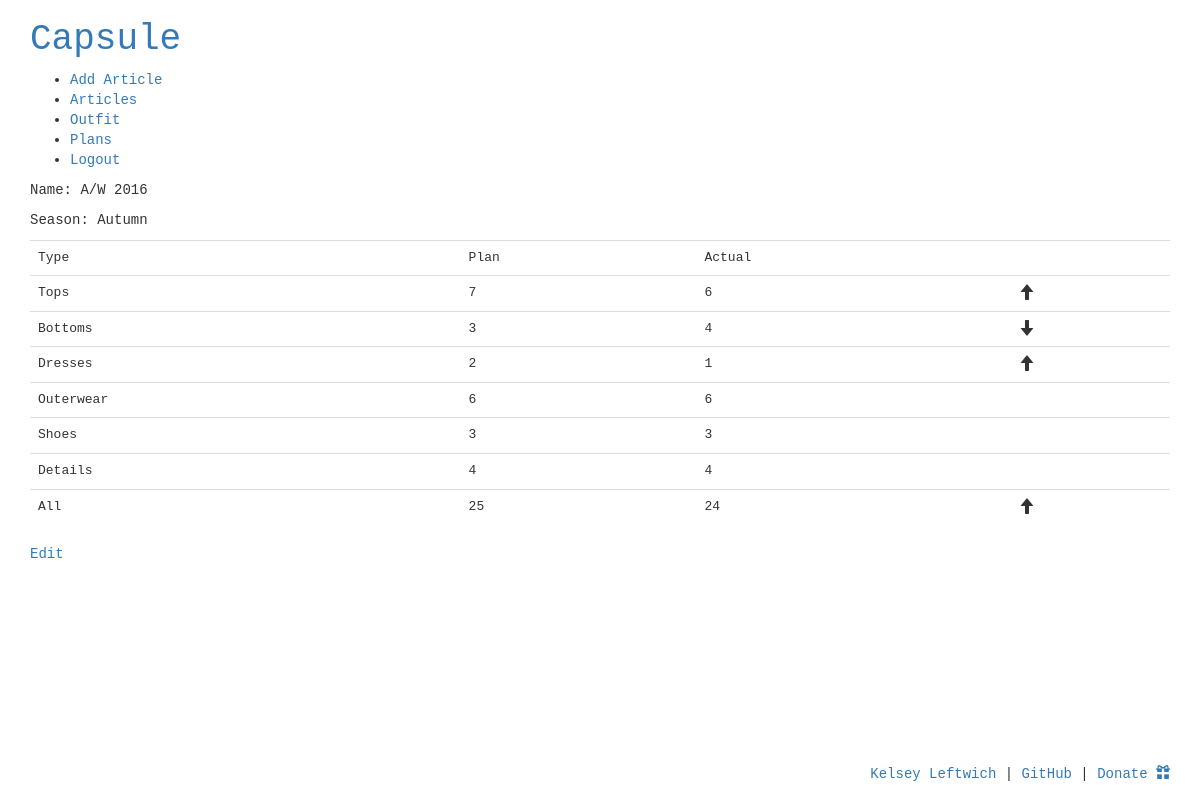
/plan/1/ (signed in), run on the app's committed database.
### grid/models.py (models this page shows, shortened)
class Plan(models.Model):
	SEASON_TYPES = (
		('W','Winter'),
		('P','Spring'),
		('S','Summer'),
		('A','Autumn'),
		)
	name = models.CharField(max_length=255)
	user = models.ForeignKey(User, on_delete=models.CASCADE, null=False)
	season_type = models.CharField(max_length=1, choices=SEASON_TYPES, null=True)
	top_count = models.IntegerField(blank=False, null=False, default=1, validators=[MinValueValidator(0)])
	bottom_count = models.IntegerField(blank=False, null=False, default=1, validators=[MinValueValidator(0)])
	dress_count = models.IntegerField(blank=False, null=False, default=1, validators=[MinValueValidator(0)])
	shoe_count = models.IntegerField(blank=False, null=False, default=1, validators=[MinValueValidator(0)])
	details_count = models.IntegerField(blank=False, null=False, default=1, validators=[MinValueValidator(0)])
	outer_count = models.IntegerField(blank=False, null=False, default=1, validators=[MinValueValidator(0)])
	def total(self):
		total = self.top_count + self.bottom_count + self.dress_count + self.shoe_count + self.details_count + self.outer_count
		return total

### grid/views.py (the view)
# urls.py: url(r'^plan/(?P<plan_id>[0-9]+)/$', views.plan_detail, name='plan_detail'),
@login_required
def plan_detail(request, plan_id):
	plan = Plan.objects.get(id=plan_id)
	if plan.user != request.user:
		raise Http404
	tops_actual = Article.objects.filter(article_type='T', user=request.user).count()
	bottoms_actual = Article.objects.filter(article_type='B', user=request.user).count()
	dresses_actual = Article.objects.filter(article_type='D', user=request.user).count()
	details_actual = Article.objects.filter(article_type='A', user=request.user).count()
	shoes_actual = Article.objects.filter(article_type='S', user=request.user).count()
	outer_actual = Article.objects.filter(article_type='O', user=request.user).count()
	total_actual = Article.objects.filter(user=request.user).count()
	return render(
		request,
		'plans/plan_detail.html',{
			'plan_id': plan_id,
			'plan': plan,
			'tops_actual': tops_actual,
			'bottoms_actual': bottoms_actual,
			'dresses_actual': dresses_actual,
			'details_actual': details_actual,
			'shoes_actual': shoes_actual,
			'outer_actual': outer_actual,
			'total_actual': total_actual,
		}
		)

### grid/templates/plans/plan_detail.html (shortened to what this page needs)
{% extends 'base.html' %}
{% block content %}
{% if plan %}
<p>Name: {{plan.name}}</p>
<p>Season: {{plan.get_season_type_display}}</p>
<table class="table">
	<tr>
		<td>Type</td>
		<td>Plan</td>
		<td>Actual</td>
		<td></td>
	</tr>
	<tr>
		<td>Tops</td>
		<td>{{ plan.top_count }}</td>
		<td>{{tops_actual}}</td>
		<td>
			{% include 'includes/plan_compare.html' with plan_var=plan.top_count actual_var=tops_actual%}
		</td>
	</tr>
	<tr>
		<td>Bottoms</td>
		<td>
			{{plan.bottom_count}}
		</td>
		<td>{{bottoms_actual}}</td>
		<td>
			{% include 'includes/plan_compare.html' with plan_var=plan.bottom_count actual_var=bottoms_actual%}
		</td>
	</tr>
	<tr>
		<td>Dresses</td>
		<td>
			{{plan.dress_count}}
		</td>
		<td>{{dresses_actual}}</td>
		<td>
			{% include 'includes/plan_compare.html' with plan_var=plan.dress_count actual_var=dresses_actual%}
		</td>
	</tr>
	<tr>
		<td>Outerwear</td>
		<td>
			{{plan.outer_count}}
		</td>
		<td>{{outer_actual}}</td>
		<td>
		</td>
	</tr>
	<tr>
		<td>Shoes</td>
		<td>
			{{plan.shoe_count}}
		</td>
		<td>{{shoes_actual}}</td>
		<td>
		</td>
	</tr>
	<tr>
		<td>Details</td>
		<td>
			{{plan.details_count}}
		</td>
		<td>{{details_actual}}</td>
		<td>
		</td>
	</tr>
	<tr>
		<td>
			All
		</td>
		<td>
			{{plan.total}}
		</td>
		<td>
			{{total_actual}}
		</td>
		<td>
			{% include 'includes/plan_compare.html' with plan_var=plan.total actual_var=total_actual%}
		</td>
	</tr>
</table>
<p>
	<a href="{% url 'edit_plan' plan_id=plan.id %}">Edit</a>
</p>
{% else %}
No plan set. <a href="{% url 'new_plan' %}">Create Plan</a>
{% endif %}
{% endblock content %}

### grid/static/css/style.css (style rules this page uses)
body { font-family: monospace; }

### data on the page
Plan: name "A/W 2016", season_type "Autumn", top_count "7", bottom_count "3", dress_count "2", outer_count "6", shoe_count "3", details_count "4", total "25"

### other printed values
{{ tops_actual }} "6"
{{ bottoms_actual }} "4"
{{ dresses_actual }} "1"
{{ outer_actual }} "6"
{{ shoes_actual }} "3"
{{ details_actual }} "4"
{{ total_actual }} "24"
